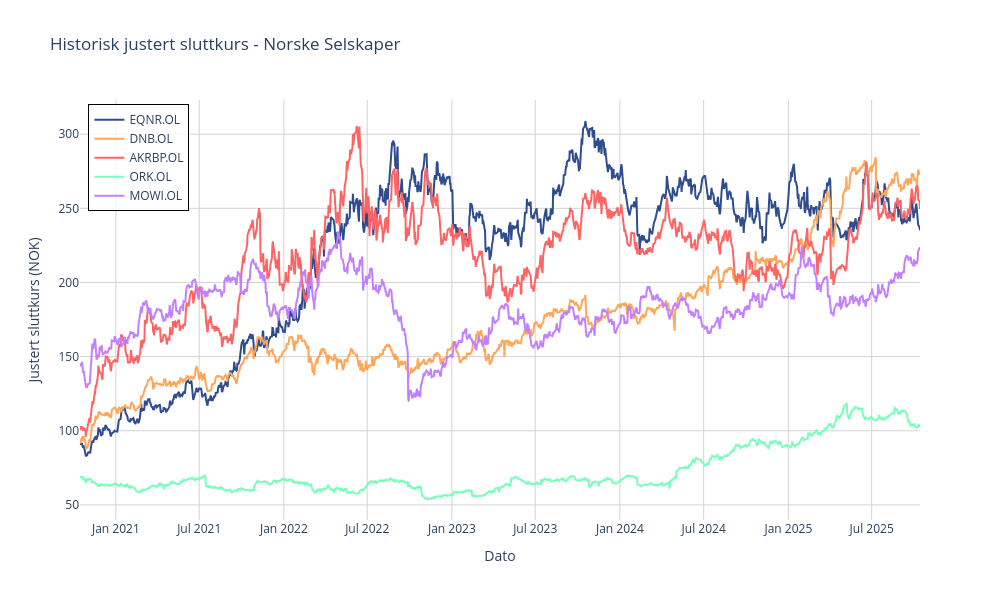

This figure's notebook cell:
### Code cell
# Create a single plot showing all adjusted close prices
fig = go.Figure()

# Define colors for each ticker
colors = ['#2f4d8e', '#ffa659', '#ff6464', '#79ffbc', '#c180ff']

for i, ticker in enumerate(TICKERS):
    if ticker in adjusted_close_prices.columns:
        fig.add_trace(go.Scatter(
            x=adjusted_close_prices.index,
            y=adjusted_close_prices[ticker],
            mode='lines',
            name=ticker,
            line=dict(color=colors[i], width=2),
            hovertemplate=f'<b>{ticker}</b><br>' +
                         'Dato: %{x}<br>' +
                         'Justert sluttkurs: %{y:.2f} NOK<br>' +
                         '<extra></extra>'
        ))

# Update layout
fig.update_layout(
    title='Historisk justert sluttkurs - Norske Selskaper',
    xaxis_title='Dato',
    yaxis_title='Justert sluttkurs (NOK)',
    hovermode='x unified',
    legend=dict(
        yanchor="top",
        y=0.99,
        xanchor="left",
        x=0.01,
        bgcolor="rgba(255, 255, 255, 0.8)",
        bordercolor="black",
        borderwidth=1
    ),
    height=600,
    width=1000,
    plot_bgcolor='white',
    xaxis=dict(
        showgrid=True,
        gridcolor='lightgray'
    ),
    yaxis=dict(
        showgrid=True,
        gridcolor='lightgray'
    )
)

# Show the plot
fig.show()

# Print summary statistics
print("\n" + "="*60)
print("ADJUSTED CLOSE PRICE SUMMARY STATISTICS")
print("="*60)
print(adjusted_close_prices.describe().round(2))

### Figure 1 — Plotly figure (JSON) as saved in the notebook; plotly's stock layout.template omitted (floating-point values rounded to 4 significant figures; data arrays with more than 128 entries replaced by an {"elided": "..."} marker saying what was removed)
{"data": [{"hovertemplate": "<b>EQNR.OL</b><br>Dato: %{x}<br>Justert sluttkurs: %{y:.2f} NOK<br><extra></extra>", "line": {"color": "#2f4d8e", "width": 2}, "mode": "lines", "name": "EQNR.OL", "type": "scatter", "x": {"elided": "1257 str values"}, "y": {"elided": "1257 float values"}}, {"hovertemplate": "<b>DNB.OL</b><br>Dato: %{x}<br>Justert sluttkurs: %{y:.2f} NOK<br><extra></extra>", "line": {"color": "#ffa659", "width": 2}, "mode": "lines", "name": "DNB.OL", "type": "scatter", "x": {"elided": "1257 str values"}, "y": {"elided": "1257 float values"}}, {"hovertemplate": "<b>AKRBP.OL</b><br>Dato: %{x}<br>Justert sluttkurs: %{y:.2f} NOK<br><extra></extra>", "line": {"color": "#ff6464", "width": 2}, "mode": "lines", "name": "AKRBP.OL", "type": "scatter", "x": {"elided": "1257 str values"}, "y": {"elided": "1257 float values"}}, {"hovertemplate": "<b>ORK.OL</b><br>Dato: %{x}<br>Justert sluttkurs: %{y:.2f} NOK<br><extra></extra>", "line": {"color": "#79ffbc", "width": 2}, "mode": "lines", "name": "ORK.OL", "type": "scatter", "x": {"elided": "1257 str values"}, "y": {"elided": "1257 float values"}}, {"hovertemplate": "<b>MOWI.OL</b><br>Dato: %{x}<br>Justert sluttkurs: %{y:.2f} NOK<br><extra></extra>", "line": {"color": "#c180ff", "width": 2}, "mode": "lines", "name": "MOWI.OL", "type": "scatter", "x": {"elided": "1257 str values"}, "y": {"elided": "1257 float values"}}], "layout": {"height": 600, "hovermode": "x unified", "legend": {"bgcolor": "rgba(255, 255, 255, 0.8)", "bordercolor": "black", "borderwidth": 1, "x": 0.01, "xanchor": "left", "y": 0.99, "yanchor": "top"}, "plot_bgcolor": "white", "title": {"text": "Historisk justert sluttkurs - Norske Selskaper"}, "width": 1000, "xaxis": {"gridcolor": "lightgray", "showgrid": true, "title": {"text": "Dato"}}, "yaxis": {"gridcolor": "lightgray", "showgrid": true, "title": {"text": "Justert sluttkurs (NOK)"}}}}
